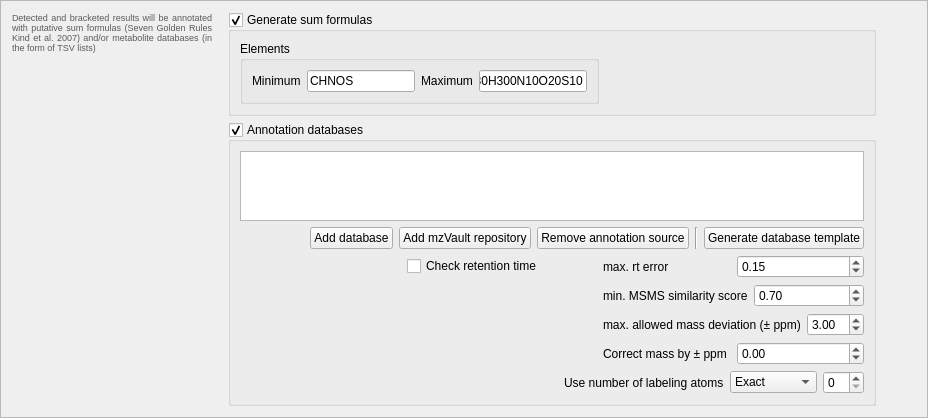
               <widget class="QFrame" name="frame_annotateMetabolites">
                <property name="minimumSize">
                 <size>
                  <width>0</width>
                  <height>10</height>
                 </size>
                </property>
                <property name="frameShape">
                 <enum>QFrame::StyledPanel</enum>
                </property>
                <property name="frameShadow">
                 <enum>QFrame::Raised</enum>
                </property>
                <layout class="QGridLayout" name="gridLayout_55">
                 <item row="0" column="0">
                  <layout class="QVBoxLayout" name="verticalLayout_18">
                   <item>
                    <widget class="QLabel" name="label_66">
                     <property name="sizePolicy">
                      <sizepolicy hsizetype="Fixed" vsizetype="Fixed">
                       <horstretch>0</horstretch>
                       <verstretch>0</verstretch>
                      </sizepolicy>
                     </property>
                     <property name="minimumSize">
                      <size>
                       <width>200</width>
                       <height>0</height>
                      </size>
                     </property>
                     <property name="maximumSize">
                      <size>
                       <width>200</width>
                       <height>16777215</height>
                      </size>
                     </property>
                     <property name="styleSheet">
                      <string notr="true">color: rgb(90, 90, 90);
font: 7pt;</string>
                     </property>
                     <property name="text">
                      <string>&lt;html&gt;&lt;head/&gt;&lt;body&gt;&lt;p&gt;Detected and bracketed results will be annotated with putative sum formulas (Seven Golden Rules Kind et al. 2007) and/or metabolite databases (in the form of TSV lists)&lt;/p&gt;&lt;/body&gt;&lt;/html&gt;</string>
                     </property>
                     <property name="alignment">
                      <set>Qt::AlignJustify|Qt::AlignVCenter</set>
                     </property>
                     <property name="wordWrap">
                      <bool>true</bool>
                     </property>
                    </widget>
                   </item>
                   <item>
                    <spacer name="verticalSpacer_15">
                     <property name="orientation">
                      <enum>Qt::Vertical</enum>
                     </property>
                     <property name="sizeHint" stdset="0">
                      <size>
                       <width>20</width>
                       <height>0</height>
                      </size>
                     </property>
                    </spacer>
                   </item>
                  </layout>
                 </item>
                 <item row="0" column="2">
                  <layout class="QGridLayout" name="gridLayout_41">
                   <item row="0" column="0">
                    <widget class="QGroupBox" name="generateSumFormulas_CheckBox">
                     <property name="title">
                      <string>Generate sum formulas</string>
                     </property>
                     <property name="checkable">
                      <bool>true</bool>
                     </property>
                     <layout class="QGridLayout" name="gridLayout_7">
                      <item row="0" column="1">
                       <spacer name="horizontalSpacer_6">
                        <property name="orientation">
                         <enum>Qt::Horizontal</enum>
                        </property>
                        <property name="sizeHint" stdset="0">
                         <size>
                          <width>0</width>
                          <height>20</height>
                         </size>
                        </property>
                       </spacer>
                      </item>
                      <item row="0" column="0">
                       <widget class="QGroupBox" name="groupBox_9">
                        <property name="title">
                         <string>Elements</string>
                        </property>
                        <layout class="QGridLayout" name="gridLayout_50">
                         <item row="0" column="1">
                          <widget class="QLineEdit" name="sumFormulasMinimumElements_lineEdit">
                           <property name="text">
                            <string>CHNOS</string>
                           </property>
                          </widget>
                         </item>
                         <item row="0" column="0">
                          <widget class="QLabel" name="label_67">
                           <property name="text">
                            <string>Minimum</string>
                           </property>
                          </widget>
                         </item>
                         <item row="0" column="2">
                          <widget class="QLabel" name="label_75">
                           <property name="text">
                            <string>Maximum</string>
                           </property>
                          </widget>
                         </item>
                         <item row="0" column="3" colspan="2">
                          <widget class="QLineEdit" name="sumFormulasMaximumElements_lineEdit">
                           <property name="text">
                            <string>C80H300N10O20S10</string>
                           </property>
                          </widget>
                         </item>
                        </layout>
                       </widget>
                      </item>
                     </layout>
                    </widget>
                   </item>
                   <item row="0" column="1">
                    <spacer name="horizontalSpacer_4">
                     <property name="orientation">
                      <enum>Qt::Horizontal</enum>
                     </property>
                     <property name="sizeHint" stdset="0">
                      <size>
                       <width>40</width>
                       <height>20</height>
                      </size>
                     </property>
                    </spacer>
                   </item>
                   <item row="1" column="0">
                    <widget class="QGroupBox" name="searchDB_checkBox">
                     <property name="title">
                      <string>Annotation databases</string>
                     </property>
                     <property name="checkable">
                      <bool>true</bool>
                     </property>
                     <layout class="QGridLayout" name="gridLayout_51">
                      <item row="2" column="0" colspan="7">
                       <layout class="QHBoxLayout" name="horizontalLayout_23">
                        <item>
                         <spacer name="horizontalSpacer_7">
                          <property name="orientation">
                           <enum>Qt::Horizontal</enum>
                          </property>
                          <property name="sizeHint" stdset="0">
                           <size>
                            <width>40</width>
                            <height>20</height>
                           </size>
                          </property>
                         </spacer>
                        </item>
                        <item>
                         <widget class="QPushButton" name="addDB_pushButton">
                          <property name="text">
                           <string>Add database</string>
                          </property>
                         </widget>
                        </item>
                        <item>
                         <widget class="QPushButton" name="addmzVaultRep_pushButton">
                          <property name="text">
                           <string>Add mzVault repository</string>
                          </property>
                         </widget>
                        </item>
                        <item>
                         <widget class="QPushButton" name="removeDB_pushButton">
                          <property name="text">
                           <string>Remove annotation source</string>
                          </property>
                         </widget>
                        </item>
                        <item>
                         <widget class="Line" name="line_36">
                          <property name="orientation">
                           <enum>Qt::Vertical</enum>
                          </property>
                         </widget>
                        </item>
                        <item>
                         <widget class="QPushButton" name="generateDBTemplate_pushButton">
                          <property name="text">
                           <string>Generate database template</string>
                          </property>
                         </widget>
                        </item>
                       </layout>
                      </item>
                      <item row="0" column="0" colspan="7">
                       <widget class="QListView" name="dbList_listView">
                        <property name="sizePolicy">
                         <sizepolicy hsizetype="Expanding" vsizetype="Fixed">
                          <horstretch>0</horstretch>
                          <verstretch>0</verstretch>
                         </sizepolicy>
                        </property>
                        <property name="minimumSize">
                         <size>
                          <width>50</width>
                          <height>70</height>
                         </size>
                        </property>
                        <property name="maximumSize">
                         <size>
                          <width>16777215</width>
                          <height>70</height>
                         </size>
                        </property>
                       </widget>
                      </item>
                      <item row="4" column="6">
                       <layout class="QHBoxLayout" name="horizontalLayout_11">
                        <item>
                         <widget class="QLabel" name="label_79">
                          <property name="text">
                           <string>max. rt error</string>
                          </property>
                         </widget>
                        </item>
                        <item>
                         <widget class="QDoubleSpinBox" name="maxRTErrorInHits_spinnerBox">
                          <property name="value">
                           <double>0.150000000000000</double>
                          </property>
                         </widget>
                        </item>
                       </layout>
                      </item>
                      <item row="4" column="3" colspan="2">
                       <widget class="QCheckBox" name="checkRTInHits_checkBox">
                        <property name="text">
                         <string>Check retention time</string>
                        </property>
                       </widget>
                      </item>
                      <item row="5" column="6">
                       <layout class="QHBoxLayout" name="horizontalLayout_20">
                        <item>
                         <widget class="QLabel" name="label_80">
                          <property name="text">
                           <string>min. MSMS similarity score</string>
                          </property>
                         </widget>
                        </item>
                        <item>
                         <widget class="QDoubleSpinBox" name="minMSMSScore_doubleSpinBox">
                          <property name="maximum">
                           <double>1.000000000000000</double>
                          </property>
                          <property name="value">
                           <double>0.700000000000000</double>
                          </property>
                         </widget>
                        </item>
                       </layout>
                      </item>
                      <item row="6" column="6">
                       <layout class="QHBoxLayout" name="horizontalLayout_21">
                        <item>
                         <widget class="QLabel" name="label_81">
                          <property name="text">
                           <string>max. allowed mass deviation (± ppm)</string>
                          </property>
                         </widget>
                        </item>
                        <item>
                         <widget class="QDoubleSpinBox" name="annotationMaxPPM_doubleSpinBox">
                          <property name="value">
                           <double>3.000000000000000</double>
                          </property>
                         </widget>
                        </item>
                       </layout>
                      </item>
                      <item row="8" column="0" colspan="7">
                       <layout class="QHBoxLayout" name="horizontalLayout_19">
                        <item>
                         <spacer name="horizontalSpacer_8">
                          <property name="orientation">
                           <enum>Qt::Horizontal</enum>
                          </property>
                          <property name="sizeHint" stdset="0">
                           <size>
                            <width>40</width>
                            <height>20</height>
                           </size>
                          </property>
                         </spacer>
                        </item>
                        <item>
                         <widget class="QLabel" name="label_76">
                          <property name="text">
                           <string>Use number of labeling atoms</string>
                          </property>
                         </widget>
                        </item>
                        <item>
                         <widget class="QComboBox" name="sumFormulasUseExactXn_ComboBox">
                          <item>
                           <property name="text">
                            <string>Exact</string>
                           </property>
                          </item>
                          <item>
                           <property name="text">
                            <string>Don't use</string>
                           </property>
                          </item>
                          <item>
                           <property name="text">
                            <string>Minimum</string>
                           </property>
                          </item>
                          <item>
                           <property name="text">
                            <string>PlusMinus</string>
                           </property>
                          </item>
                         </widget>
                        </item>
                        <item>
                         <widget class="QSpinBox" name="sumFormulasPlusMinus_spinBox"/>
                        </item>
                       </layout>
                      </item>
                      <item row="7" column="6">
                       <layout class="QHBoxLayout" name="horizontalLayout_28">
                        <item>
                         <widget class="QLabel" name="label_91">
                          <property name="text">
                           <string>Correct mass by ± ppm</string>
                          </property>
                         </widget>
                        </item>
                        <item>
                         <widget class="QDoubleSpinBox" name="annotation_correctMassByPPM">
                          <property name="minimum">
                           <double>-20.000000000000000</double>
                          </property>
                          <property name="maximum">
                           <double>20.000000000000000</double>
                          </property>
                          <property name="singleStep">
                           <double>0.500000000000000</double>
                          </property>
                         </widget>
                        </item>
                       </layout>
                      </item>
                     </layout>
                    </widget>
                   </item>
                  </layout>
                 </item>
                 <item row="0" column="1">
                  <spacer name="horizontalSpacer_30">
                   <property name="orientation">
                    <enum>Qt::Horizontal</enum>
                   </property>
                   <property name="sizeType">
                    <enum>QSizePolicy::Fixed</enum>
                   </property>
                   <property name="sizeHint" stdset="0">
                    <size>
                     <width>10</width>
                     <height>20</height>
                    </size>
                   </property>
                  </spacer>
                 </item>
                </layout>
               </widget>
